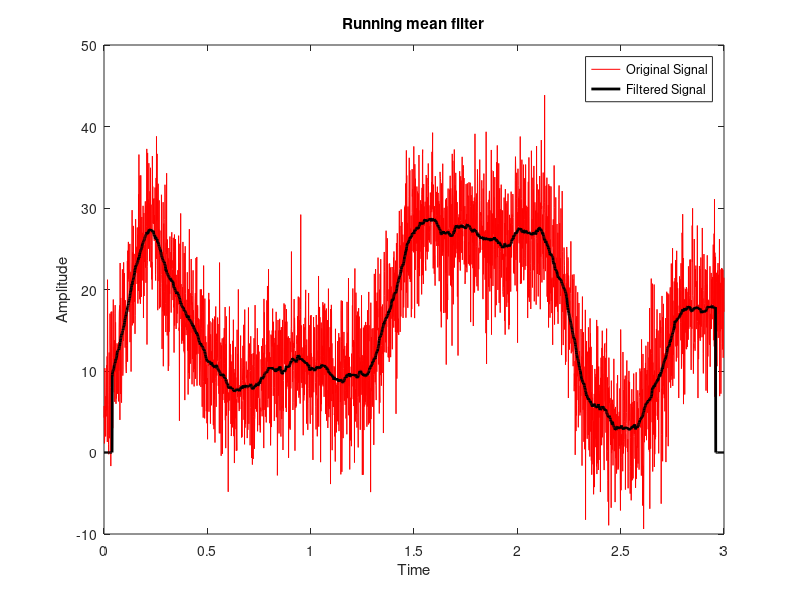

Recreate this plot in MATLAB.
clc
clear all
close all

%% Create the signal
srate= 1000; %Sampling Frequency (Hz)
time= 0:1/srate:3; %time vector
n= length(time); %number of time points
p=15; %poles for random interpolation
noiseamp=5; %noise: measured in standard deviation
amp=interp1(rand(p,1)*30,linspace(1,p,n)); %generate signal
noise= noiseamp*randn(size(time)); %generate noise
signal=amp+noise; %add noise to signal

%% Running mean filter
k=40; %order of the filter
filtsig= zeros(size(signal)); %initialize filtered signal vector
for i=k+1:n-k-1 
    filtsig(i)=mean(signal(i-k:i+k)); %mean of previous k and following k time points
end
windowsize= 1000*(k*2+1)/srate; %window size in ms 
                                %total number of points in the kernel=2*k+1
                            
%% Plot                         
plot(time,signal,'r')
hold on
plot(time,filtsig,'k','linew',2)
title('Running mean filter')
legend('Original Signal','Filtered Signal')
xlabel('Time')
ylabel('Amplitude')